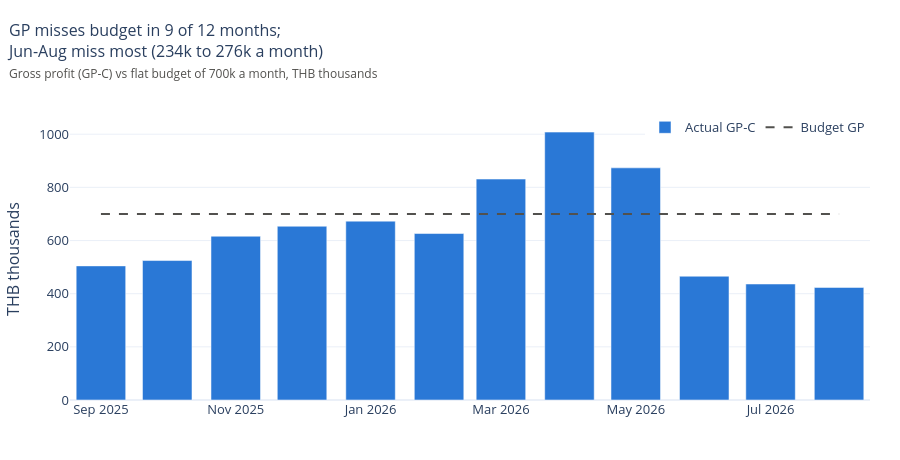

Notebook code for this chart:
### Code cell
miss = v.loc[v["gp_var"] < 0, "month"]
fig = go.Figure()
fig.add_bar(x=v["month"], y=v["gross_profit"] / 1000, name="Actual GP-C", marker_color=UP,
            hovertemplate="%{x}<br>Actual %{y:,.0f}k<extra></extra>")
fig.add_scatter(x=v["month"], y=v["budget_gp"] / 1000, name="Budget GP", mode="lines",
                line=dict(color=TOTAL, width=2, dash="dash"), hovertemplate="Budget %{y:,.0f}k<extra></extra>")
worst = v.nsmallest(3, "gp_var")
fig.update_layout(
    title=subtitle(f"GP misses budget in {len(miss)} of 12 months; Jun-Aug miss most "
                   f"({-worst['gp_var'].max() / 1000:,.0f}k to {-worst['gp_var'].min() / 1000:,.0f}k a month)",
                   "Gross profit (GP-C) vs flat budget of 700k a month, THB thousands"),
    yaxis_title="THB thousands", height=460, legend=dict(orientation="h", y=1.02, x=1, xanchor="right"))
fig.show()

### Figure 1 — Plotly figure (JSON) as saved in the notebook; plotly's stock layout.template omitted (floating-point values rounded to 4 significant figures)
{"data": [{"hovertemplate": "%{x}<br>Actual %{y:,.0f}k<extra></extra>", "marker": {"color": "#2a78d6"}, "name": "Actual GP-C", "type": "bar", "x": ["2025-09", "2025-10", "2025-11", "2025-12", "2026-01", "2026-02", "2026-03", "2026-04", "2026-05", "2026-06", "2026-07", "2026-08"], "y": [504.6, 524.7, 616.1, 653.7, 672.9, 626.3, 831.2, 1008.0, 873.4, 465.6, 436.4, 423.5]}, {"hovertemplate": "Budget %{y:,.0f}k<extra></extra>", "line": {"color": "#52514e", "dash": "dash", "width": 2}, "mode": "lines", "name": "Budget GP", "type": "scatter", "x": ["2025-09", "2025-10", "2025-11", "2025-12", "2026-01", "2026-02", "2026-03", "2026-04", "2026-05", "2026-06", "2026-07", "2026-08"], "y": [700.0, 700.0, 700.0, 700.0, 700.0, 700.0, 700.0, 700.0, 700.0, 700.0, 700.0, 700.0]}], "layout": {"height": 460, "legend": {"orientation": "h", "x": 1, "xanchor": "right", "y": 1.02}, "title": {"font": {"size": 16}, "pad": {"t": 36}, "text": "GP misses budget in 9 of 12 months;<br>Jun-Aug miss most (234k to 276k a month)<br><span style='font-size:12px;color:#52514e'>Gross profit (GP-C) vs flat budget of 700k a month, THB thousands</span>", "x": 0.01, "xanchor": "left", "y": 1, "yanchor": "top", "yref": "container"}, "yaxis": {"title": {"text": "THB thousands"}}}}
